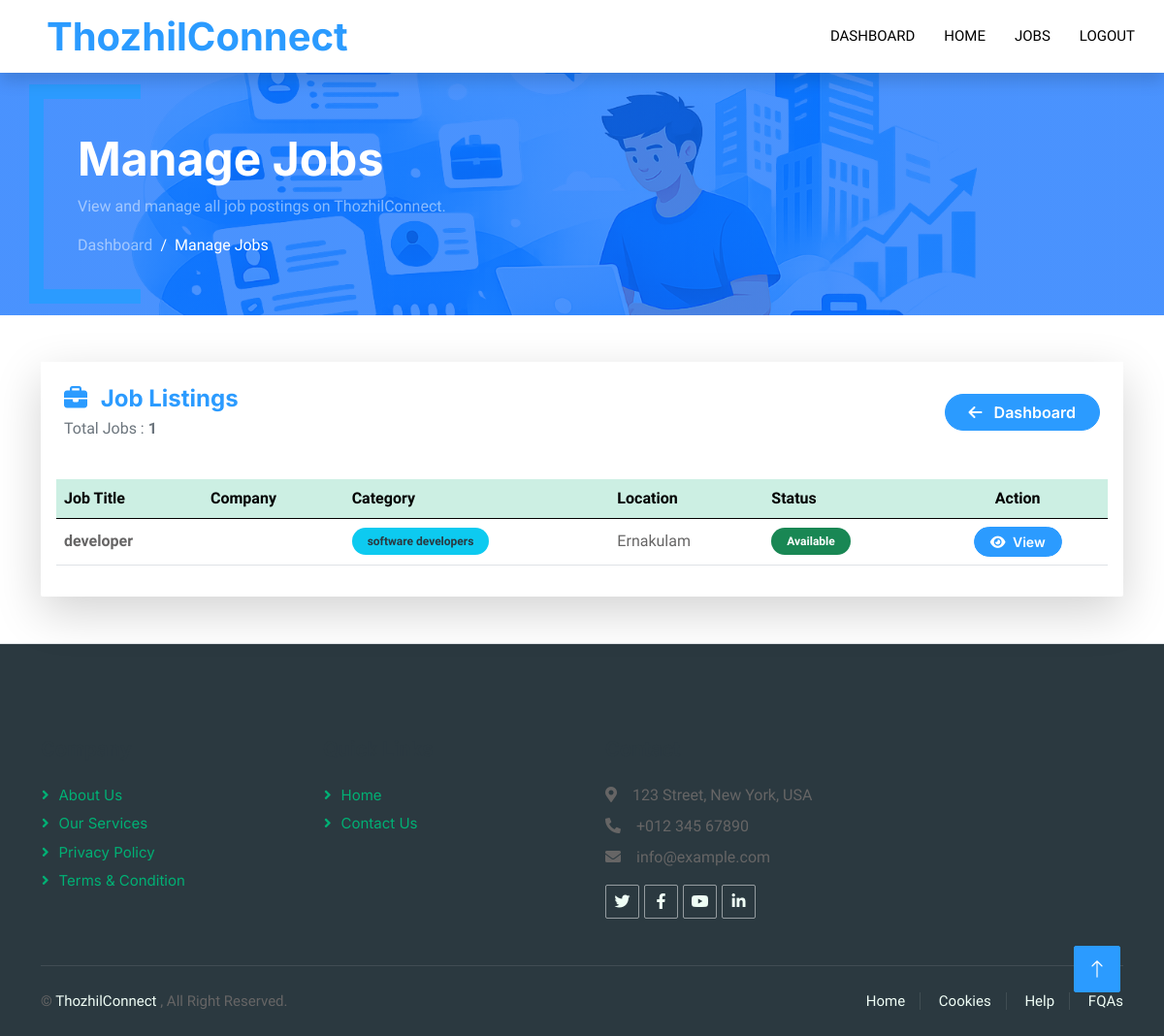
Before: /adminpanel/jobs (signed in) with the older database file.
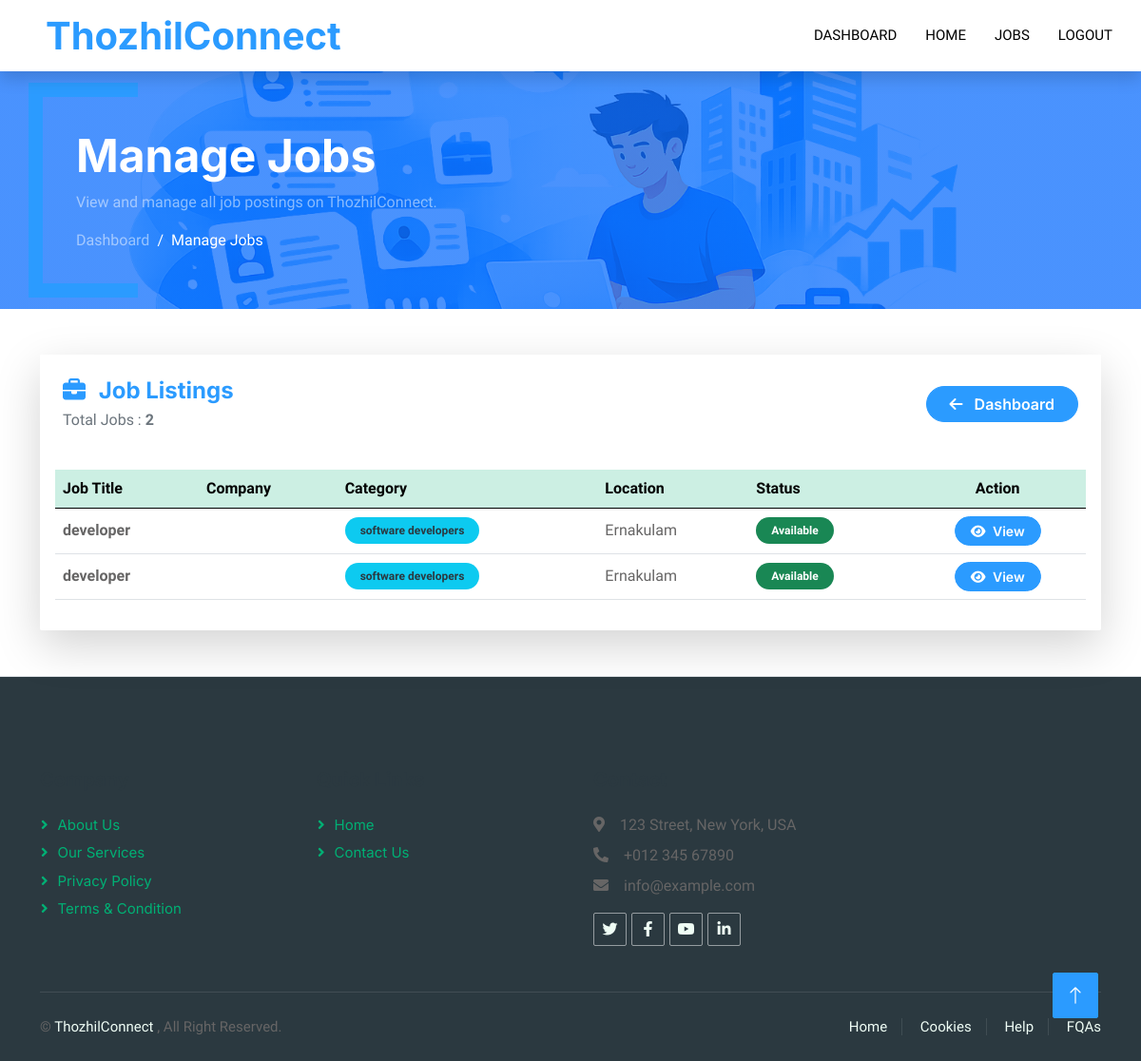
After: the same page with the newer database file.
### jobs/models.py (models this page shows, shortened)
class Job(models.Model):
    job_types_choices = [("full-time", "Full Time"),
                         ("part-time", "Part Time"),]
    experiences_choices = [ ("0-1", "0-1 Years"),
                    ("1-3", "1-3 Years"),
                    ("3-5", "3-5 Years"),
                    ("5+", "5+ Years"),]
    status_choices = [('available','available'),('closed','closed')]
    job_title = models.CharField(max_length=100)
    description = models.TextField()
    location = models.CharField(max_length=50)
    salary = models.IntegerField()
    requirements = models.TextField()
    category = models.ForeignKey(Category,on_delete=models.CASCADE,related_name='jobs')
    recruiter = models.ForeignKey(RecruiterProfile,on_delete=models.CASCADE,related_name='jobs')
    job_type = models.CharField(max_length=20, choices=job_types_choices)
    experience = models.CharField(max_length=20 , choices=experiences_choices)
    status = models.CharField(max_length=20,choices=status_choices)
    created_at = models.DateTimeField(auto_now_add=True)
    updated_at = models.DateTimeField(auto_now=True)

class Category(models.Model):
    category_name = models.CharField(max_length=100)
    icon = icon = models.CharField(max_length=100,default="fa-solid fa-briefcase")

### adminpanel/views.py (the view)
# urls.py: path('jobs',views.ManageJobsView.as_view(),name="jobs"),
class ManageJobsView(View):
    def get(self,request):
        if not request.user.is_superuser:
            return redirect("home")
        jobs = Job.objects.select_related("recruiter","category")
        context ={"jobs":jobs}
        return render(request,'adminpanel/jobs.html',context)

### templates/adminpanel/jobs.html (shortened to what this page needs)
{% extends 'base.html' %}
{% load static %}
{% block content %}
<div class="container-fluid page-header mb-5">
    <div class="container py-5">
        <h1 class="display-5 text-white fw-bold">
            Manage Jobs
        </h1>
        <p class="text-white-50">
            View and manage all job postings on ThozhilConnect.
        </p>
        <nav aria-label="breadcrumb">
            <ol class="breadcrumb mb-0">
                <li class="breadcrumb-item">
                    <a href="{% url 'adminpanel:admindashboard' %}"
                       class="text-white-50">
                        Dashboard
                    </a>
                </li>
                <li class="breadcrumb-item active text-white">
                    Manage Jobs
                </li>
            </ol>
        </nav>
    </div>
</div>
<div class="container mb-5">
    <div class="card border-0 shadow-lg rounded-4">
        <div class="card-header bg-white border-0 py-4 px-4">
            <div class="d-flex justify-content-between align-items-center">
                <div>
                    <h4 class="fw-bold text-secondary mb-1">
                        <i class="fa-solid fa-briefcase me-2"></i>
                        Job Listings
                    </h4>
                    <p class="text-muted mb-0">
                        Total Jobs :
                        <strong>{{ jobs|length }}</strong>
                    </p>
                </div>
                <a href="{% url 'adminpanel:admindashboard' %}"
                   class="btn btn-secondary rounded-pill px-4">
                    <i class="fa-solid fa-arrow-left me-2"></i>
                    Dashboard
                </a>
            </div>
        </div>
        <div class="card-body">
            <div class="table-responsive">
                <table class="table table-hover align-middle">
                    <thead class="table-primary">
                        <tr>
                            <th>Job Title</th>
                            <th>Company</th>
                            <th>Category</th>
                            <th>Location</th>
                            <th>Status</th>
                            <th class="text-center">
                                Action
                            </th>
                        </tr>
                    </thead>
                    <tbody>
                    {% for job in jobs %}
                 <tr>
    <td>
        <strong>{{ job.job_title }}</strong>
    </td>
    <td>
    </td>
    <td>
        <span class="badge bg-info text-dark rounded-pill px-3 py-2">
            {{ job.category.category_name }}
        </span>
    </td>
    <td>
        {{ job.location }}
    </td>
    <td>
        {% if job.status == "available" %}
            <span class="badge bg-success rounded-pill px-3 py-2">
                Available
            </span>
        {% else %}
            <span class="badge bg-danger rounded-pill px-3 py-2">
                Closed
            </span>
        {% endif %}
    </td>
    <td class="text-center">
        <a href="{% url 'adminpanel:jobdetail' job.id %}"
           class="btn btn-secondary rounded-pill btn-sm px-3">
            <i class="fa-solid fa-eye me-1"></i>
            View
        </a>
    </td>
</tr>
{% endfor %}
                    </tbody>
                </table>
            </div>
        </div>
    </div>
</div>
{% endblock %}

Changed rows visible on the page:
added Job: job_title "developer", category.category_name "software developers", location "Ernakulam", status "Available"
Other visible differences:
{{ jobs|length }}: "1" → "2"
